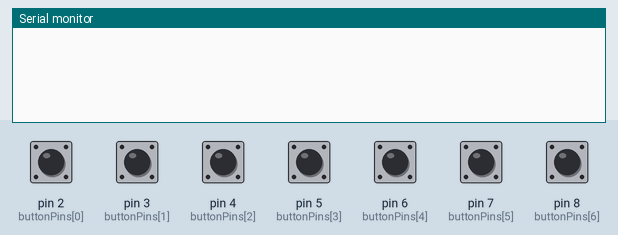
A sketch run on a simulated Arduino Uno, built with avr-gcc and run on an emulated ATmega328P. Shown: the last lines printed to the serial monitor. Inputs (shaded band) come from the test bench; at power-on: pin 2 (buttonPins[0]), pin 3 (buttonPins[1]), pin 4 (buttonPins[2]), pin 5 (buttonPins[3]), pin 6 (buttonPins[4]), pin 7 (buttonPins[5]), pin 8 (buttonPins[6]) HIGH.

Above: at 1.2 s.
1.3 s: pin 2 (buttonPins[0]) pulled LOW for 0.15 s
At 2.5 s:
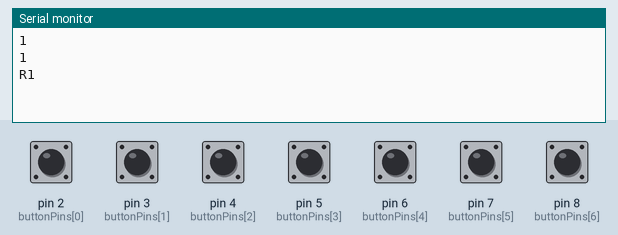
2.9 s: pin 3 (buttonPins[1]) pulled LOW for 0.15 s
At 3.0 s:
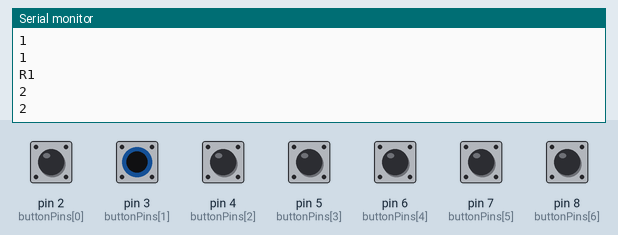
4.5 s: pin 4 (buttonPins[2]) pulled LOW for 0.15 s
At 5.8 s:
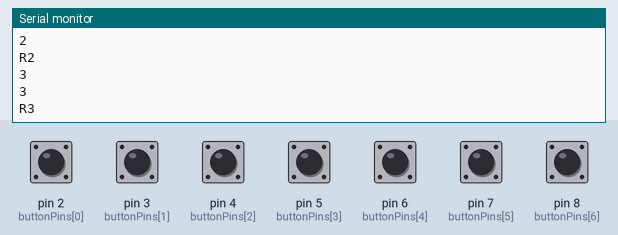
6.1 s: pin 5 (buttonPins[3]) pulled LOW for 0.15 s
At 7.4 s:
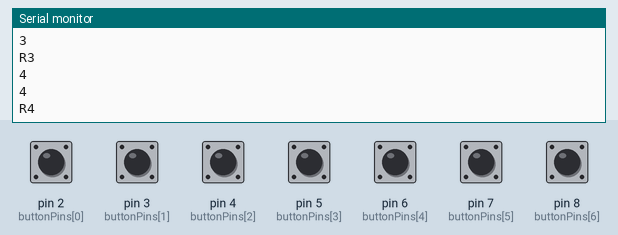
7.7 s: pin 6 (buttonPins[4]) pulled LOW for 0.15 s
At 8.5 s:
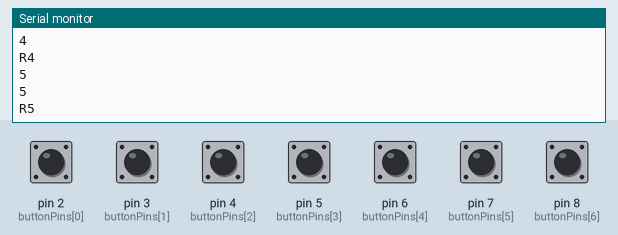
9.3 s: pin 7 (buttonPins[5]) pulled LOW for 0.15 s
At 11.0 s:
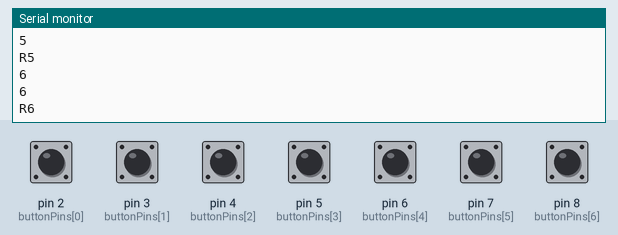
Timing chart, 0 to 11.9 s (numbered marks = the images above; inputs shaded):
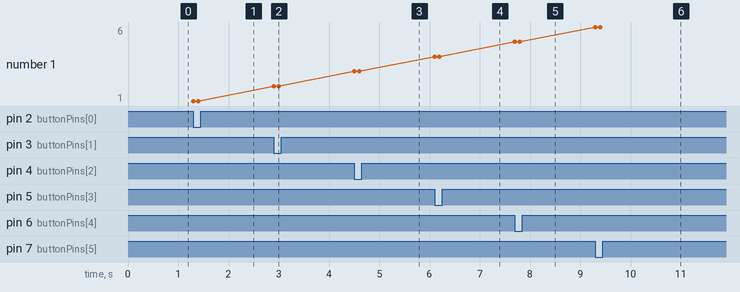

Measured:
- after the input at 1.3 s, the serial monitor: prints a new line at once (image 1)
- after the input at 2.9 s, the serial monitor: prints a new line at once (image 2)
- after the input at 4.5 s, the serial monitor: prints a new line at once (image 3)
- after the input at 6.1 s, the serial monitor: prints a new line at once (image 4)
- after the input at 7.7 s, the serial monitor: prints a new line at once (image 5)
- after the input at 9.3 s, the serial monitor: prints a new line at once (image 6)
- plotted number 1: 1 → 2 after the input at 2.9 s, 2 → 3 after the input at 4.5 s, 3 → 4 after the input at 6.1 s, 4 → 5 after the input at 7.7 s, 5 → 6 after the input at 9.3 s

The sketch:

Time_Auction.ino
```cpp
const int buttonPins[7] = {2, 3, 4, 5, 6, 7, 8};  // D2 ~ D8
bool wasPressed[7] = {false};                    // 현재 누르고 있는 상태인지
unsigned long lastSent[7] = {0};                 // 마지막으로 신호 보낸 시간
unsigned long lastSeenHigh[7] = {0};             // 버튼이 HIGH(떨어진 상태)로 바뀐 시점

const unsigned long interval = 100;              // 0.1초 주기 (ms)
const unsigned long trustTime = 50;              // 신뢰 시간 (챠터링 허용 범위 ms)

void setup() {
  Serial.begin(9600);
  for (int i = 0; i < 7; i++) {
    pinMode(buttonPins[i], INPUT_PULLUP);        // 풀업 저항 사용 (LOW = 눌림)
    wasPressed[i] = false;
  }
}

void loop() {
  unsigned long now = millis();

  for (int i = 0; i < 7; i++) {
    bool isPressed = digitalRead(buttonPins[i]) == LOW;

    if (isPressed) {
      if (!wasPressed[i] || now - lastSent[i] >= interval) {
        Serial.println(String(i + 1));  // 예: "1"
        lastSent[i] = now;
        wasPressed[i] = true;
      }
      lastSeenHigh[i] = 0;
    } else {
      if (wasPressed[i]) {
        if (lastSeenHigh[i] == 0) {
          lastSeenHigh[i] = now;  // 처음 떨어진 시점 기록
        } else if (now - lastSeenHigh[i] >= trustTime) {
          Serial.println("R" + String(i + 1));  // 예: "R1"
          wasPressed[i] = false;
          lastSent[i] = 0;
          lastSeenHigh[i] = 0;
        }
      }
    }
  }
}
```
